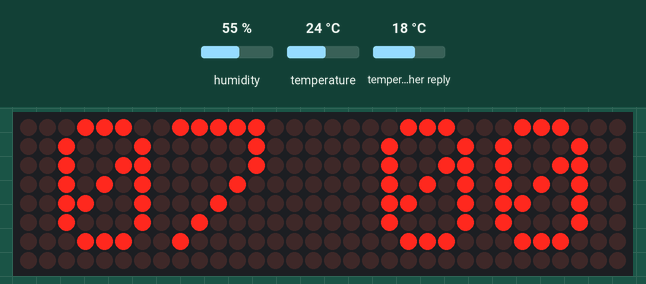
Bench run of a sketch on a simulated ESP8266 (NodeMCU). Shown: 32×8 LED matrix. The test bench sets the inputs (shaded band); at power-on: humidity 55 %, temperature 24 °C, temperature in the weather reply 18 °C. WiFi joins after 1.5 s; servers stay silent unless stated; uploads are accepted with an empty reply; web services answer with replies made up by the test bench; what the sketch prints to the serial monitor is not drawn.

Above: at 2.1 s.
At 7.3 s:
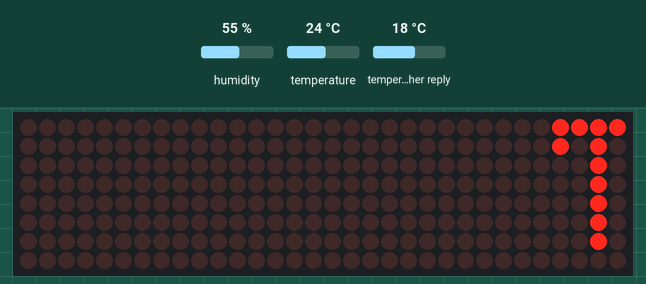
At 9.83 s:
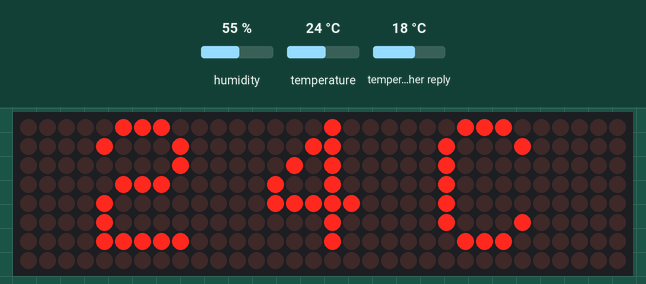
At 12.48 s:
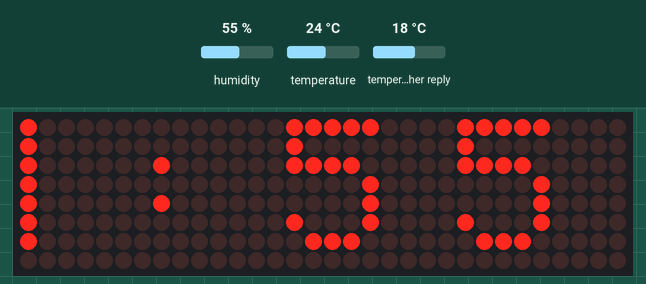
At 22.82 s:
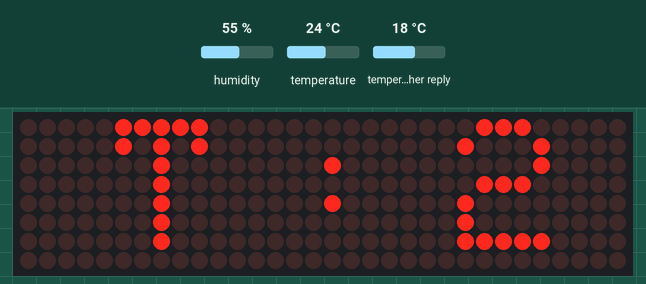
At 33.1 s:
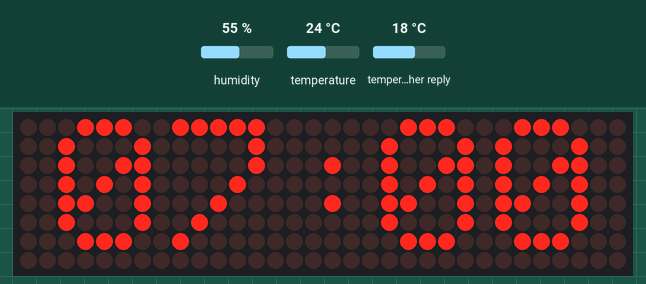

The sketch:

SmartClock_code.ino
```cpp
#include <ESP8266WiFi.h>
#include <ESP8266WebServer.h>
#include <SPI.h>
#include <DHT.h>
#include <DHT_U.h>
#include <Adafruit_GFX.h>
#include <Adafruit_Sensor.h>
#include <Max72xxPanel.h>
#include <ArduinoJson.h>
#define DHTPIN            12
#define DHTTYPE           DHT11
DHT_Unified dht(DHTPIN, DHTTYPE);
// =======================================================================
// Connection data:
// =======================================================================
const char* ssid     = "__hh.g 2";                      // SSID
const char* password = "0978829485";                    // PASSWORD
String weatherKey = "openweathermap API";  // openweathermap API http://openweathermap.org/api
String weatherLang = "&lang=en";
String cityID = "1597591";
// =======================================================================


WiFiClient client;

String weatherMain = "";
String weatherDescription = "";
String weatherLocation = "";
String country;
int humidity;
int pressure;
//float temp;
//float tempMin, tempMax;
//int clouds;
float windSpeed;
String date;
String currencyRates;
String weatherString;

long period;
int offset = 1, refresh = 0;
int pinCS = 0;
int numberOfHorizontalDisplays = 4;
int numberOfVerticalDisplays = 1;
String decodedMsg;
Max72xxPanel matrix = Max72xxPanel(pinCS, numberOfHorizontalDisplays, numberOfVerticalDisplays);
//matrix.cp437(true);

int wait = 60;
int spacer = 4;
int width = 5 + spacer;


void setup(void) {
  Serial.begin(115200);
  dht.begin();

  matrix.setIntensity(13);

  // พิกัดเริ่มต้นของเมทริกซ์ 8 * 8
  matrix.setRotation(0, 1);        // 1
  matrix.setRotation(1, 1);        // 2
  matrix.setRotation(2, 1);        // 3
  matrix.setRotation(3, 1);        // 4


  Serial.begin(115200);
  WiFi.mode(WIFI_STA);
  WiFi.begin(ssid, password);
  while (WiFi.status() != WL_CONNECTED) {
    delay(500);
    Serial.print(".");
  } Serial.print("connected");
}
// =======================================================================
#define MAX_DIGITS 16
byte dig[MAX_DIGITS] = {0};
byte digold[MAX_DIGITS] = {0};
byte digtrans[MAX_DIGITS] = {0};
int updCnt = 0;
int dots = 0;
long dotTime = 0;
long clkTime = 0;
int dx = 0;
int dy = 0;
byte del = 0;
int h, m, s;

// =======================================================================
void loop(void) {
  if (updCnt <= 0) {
    updCnt = 10;
    Serial.println("Getting data ...");
    getWeatherData();
    getTime();
    Serial.println("Data loaded");
    clkTime = millis();
  }

  if (millis() - clkTime > 5000 && !del && dots) { //ทุก 15 วินาทีแสดงสภาพอากาศ
    ScrollText(weatherString);
    updCnt--;
    clkTime = millis();
  }
  DisplayTime();
  if (millis() - dotTime > 2000) {
    dotTime = millis();
    dots = !dots;
  }
}
// =======================================================================
void DisplayTime() {
  updateTime();
  matrix.fillScreen(LOW);
  int y = (matrix.height() - 8) / 2;
  if (s & 1) {
    matrix.drawChar(14, y, (String(":"))[0], HIGH, LOW, 1);
  }
  else {
    matrix.drawChar(14, y, (String(" "))[0], HIGH, LOW, 1);
  }

  String hour1 = String (h / 10);
  String hour2 = String (h % 10);
  String min1 = String (m / 10);
  String min2 = String (m % 10);
  String sec1 = String (s / 10);
  String sec2 = String (s % 10);
  int xh = 2;
  int xm = 19;
  //    int xs = 28;

  matrix.drawChar(xh, y, hour1[0], HIGH, LOW, 1);
  matrix.drawChar(xh + 6, y, hour2[0], HIGH, LOW, 1);
  matrix.drawChar(xm, y, min1[0], HIGH, LOW, 1);
  matrix.drawChar(xm + 6, y, min2[0], HIGH, LOW, 1);
  //    matrix.drawChar(xs, y, sec1[0], HIGH, LOW, 1);
  //    matrix.drawChar(xs+6, y, sec2[0], HIGH, LOW, 1);


  matrix.write();
}

// =======================================================================
void DisplayText(String text) {
  matrix.fillScreen(LOW);
  for (int i = 0; i < text.length(); i++) {

    int letter = (matrix.width()) - i * (width - 1);
    int x = (matrix.width() + 1) - letter;
    int y = (matrix.height() - 8) / 2;
    matrix.drawChar(x, y, text[i], HIGH, LOW, 1);
    matrix.write();

  }

}
// =======================================================================
void ScrollText (String text) {
  for ( int i = 0 ; i < width * text.length() + matrix.width() - 1 - spacer; i++ ) {
    if (refresh == 1) i = 0;
    refresh = 0;
    matrix.fillScreen(LOW);
    int letter = i / width;
    int x = (matrix.width() - 1) - i % width;
    int y = (matrix.height() - 8) / 2;

    while ( x + width - spacer >= 0 && letter >= 0 ) {
      if ( letter < text.length() ) {
        matrix.drawChar(x, y, text[letter], HIGH, LOW, 1);
      }
      letter--;
      x -= width;
    }
    matrix.write();
    delay(wait);
  }
}


const char *weatherHost = "api.openweathermap.org";

void getWeatherData()
{
  sensors_event_t event;
  Serial.print("connecting to "); Serial.println(weatherHost);
  if (client.connect(weatherHost, 80)) {
    client.println(String("GET /data/2.5/weather?id=") + cityID + "&units=metric&appid=" + weatherKey + weatherLang + "\r\n" +
                   "Host: " + weatherHost + "\r\nUser-Agent: ArduinoWiFi/1.1\r\n" +
                   "Connection: close\r\n\r\n");
  } else {
    Serial.println("connection failed");
  //  return;
  }
  String line;
  int repeatCounter = 0;
  while (!client.available() && repeatCounter < 10) {
    delay(500);
    Serial.println("w.");
    repeatCounter++;
  }
  while (client.connected() && client.available()) {
    char c = client.read();
    if (c == '[' || c == ']') c = ' ';
    line += c;
  }

  client.stop();

  DynamicJsonBuffer jsonBuf;
  JsonObject &root = jsonBuf.parseObject(line);
  if (!root.success())
  {
    Serial.println("parseObject() failed");
 //   return;
  }
  //weatherMain = root["weather"]["main"].as<String>();
  weatherDescription = root["weather"]["description"].as<String>();
  weatherDescription.toLowerCase();

  String deg = String(char('~' + 25));
  dht.temperature().getEvent(&event);
  weatherString = "T:" + String((int)event.temperature) + "C";

  //weatherString += weatherDescription;
  dht.humidity().getEvent(&event);
  weatherString += " H:" + String((int)event.relative_humidity) + "%";

  weatherString += " ";
 // weatherString += "I love you";


}

float utcOffset = +7;
long localEpoc = 0;
long localMillisAtUpdate = 0;

void getTime()
{
  WiFiClient client;
  if (!client.connect("www.google.com", 80)) {
    Serial.println("connection to google failed");
    return;
  }

  client.print(String("GET / HTTP/1.1\r\n") +
               String("Host: www.google.com\r\n") +
               String("Connection: close\r\n\r\n"));
  int repeatCounter = 0;
  while (!client.available() && repeatCounter < 10) {
    delay(500);
    //Serial.println(".");
    repeatCounter++;
  }

  String line;
  client.setNoDelay(false);
  while (client.connected() && client.available()) {
    line = client.readStringUntil('\n');
    line.toUpperCase();
    if (line.startsWith("DATE: ")) {
      date = "     " + line.substring(6, 22);
      h = line.substring(23, 25).toInt();
      m = line.substring(26, 28).toInt();
      s = line.substring(29, 31).toInt();
      localMillisAtUpdate = millis();
      localEpoc = (h * 60 * 60 + m * 60 + s);
    }
  }
  client.stop();
}

// =======================================================================r

void updateTime()
{
  long curEpoch = localEpoc + ((millis() - localMillisAtUpdate) / 1000);
  long epoch = round(curEpoch + 3600 * utcOffset + 86400L) + 86400L;
  h = ((epoch  % 86400L) / 3600) % 24;
  m = (epoch % 3600) / 60;
  s = epoch % 60;
}
```

Measured:
- what the display in image 0 shows lasts 0.9 s, from 2.1 s to 3.0 s
- what the display in image 5 shows lasts 1.0 s, from 33.0 s to 34.0 s
